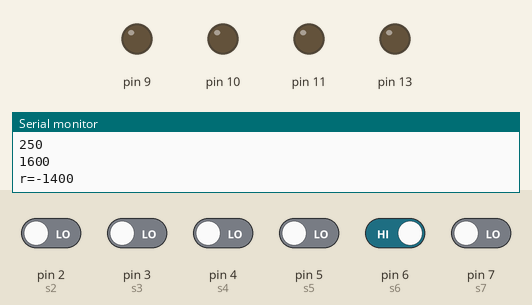
Simulated run of this sketch. Board: Arduino Uno, built with avr-gcc and run on an emulated ATmega328P. Shown: output pins drawn as LEDs (lit = HIGH), the last lines printed to the serial monitor. Inputs (shaded band) come from the test bench; at power-on: pin 6 (s6) HIGH, pin 2 (s2), pin 3 (s3), pin 4 (s4), pin 5 (s5), pin 7 (s7) LOW.

Above: at 1.2 s.
1.3 s: pin 6 (s6) driven LOW
At 1.9 s:
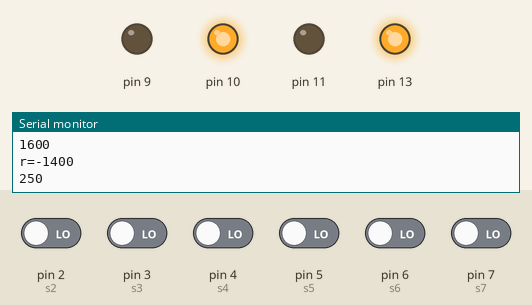
Timing chart, 0 to 4.3 s (numbered marks = the images above; inputs shaded):
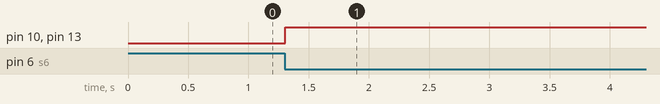

The sketch:

code1.ino
```cpp
int i,a,b,c,d,f,g;
long int j=1;
int s1=1;
int s2=2;
int s3=3;
int s4=4;
int s5=5;
int s6=6;
int s7=7;

int p=40.355,in=0,di=0,er=40,e=0,ep=40,ei=40,ed=40;
void setup()
{
  Serial.begin(9600);
  pinMode(9,OUTPUT);
  pinMode(10,OUTPUT);
  pinMode(11,OUTPUT);
  pinMode(13,OUTPUT);
 pinMode(s1,INPUT);
 pinMode(s2,INPUT);
 pinMode(s3,INPUT);
 pinMode(s4,INPUT);
 pinMode(s5,INPUT);
 pinMode(s6,INPUT);
 pinMode(s7,INPUT);
}
void loop()
{
  j=1;
  int l=200,r=200;
  a=digitalRead(s1);
  b=digitalRead(s2);
  c=digitalRead(s3);
  d=digitalRead(s4);
  e=digitalRead(s5);
  f=digitalRead(s6);
  g=digitalRead(s7);
  int x[]={a,b,c,d,e,f,g };
  for(i=0;i<=6;i++)
  {
    j=j*10+x[i];
  }
  if(a==0&&f==0)
  {
    digitalWrite(13,HIGH);
    digitalWrite(11,LOW);
    digitalWrite(10,HIGH);
    digitalWrite(9,LOW);
  }
  else
  {
  switch (j)
  {
  case 11100011:
    e=0;
    break;
  case 11100001:
    e=1;
    break;
  case 11110001:
    e=2;
    break;
  case 11111000:
    e=3;
    break;
  case 11111100:
    e=4;
    break;
  case 11111110:
    e=5;
    break;
  case 11111111:
    e=6;
    break;
  case 11000111:
    e=-1;
    break;
  case 10001111:
    e=-2;
    break;
  case 10011111:
    e=-3;
    break;
  case 10111111:
    e=-4;
    break;
  case 111111111:
    e=-5;
    break;
  case 10000111:
    e=-6;
    break;
    default:
    e=ep;
    break;

  }

  ei=ei+e;
  ed=(e-ep);
  er=e*p+ei*in+ep*di;
  ep=e;
  Serial.println(er);


  if(er>0)
  {
    l=l+er;
    r=r-er;
  }
  else if(er<0)
  {
    r=r-er;
    l=l+er;
  }
  if(r>250)
  r=250;
  if(l>250)
  l=250;

  switch(e)
  {
  case 0:
    analogWrite(13,150);
    analogWrite(10,150);
    break;
  case 1:
  case 2:
  case 3:
  case 4:
    digitalWrite(9,LOW);
    digitalWrite(11,LOW);
    analogWrite(13,l);
    analogWrite(10,r);
    break;
  case 5:
  case 6:
    digitalWrite(9,HIGH);
    digitalWrite(11,LOW);
    analogWrite(13,l);
    analogWrite(10,r);
    break;
  case -1:
  case -2:
  case -3:
  case -4:
    digitalWrite(9,LOW);
    digitalWrite(11,LOW);
    analogWrite(13,l);
    analogWrite(10,r);
    break;
  case -5:
  case -6:
    digitalWrite(9,LOW);
    digitalWrite(11,HIGH);
    analogWrite(13,l);
    analogWrite(10,r);

  }
  Serial.print("r=");
Serial.println(r);
 Serial.println(l);
}


}
```

Measured:
- after the input at 1.3 s, pin 10, pin 13: LOW → HIGH at once
